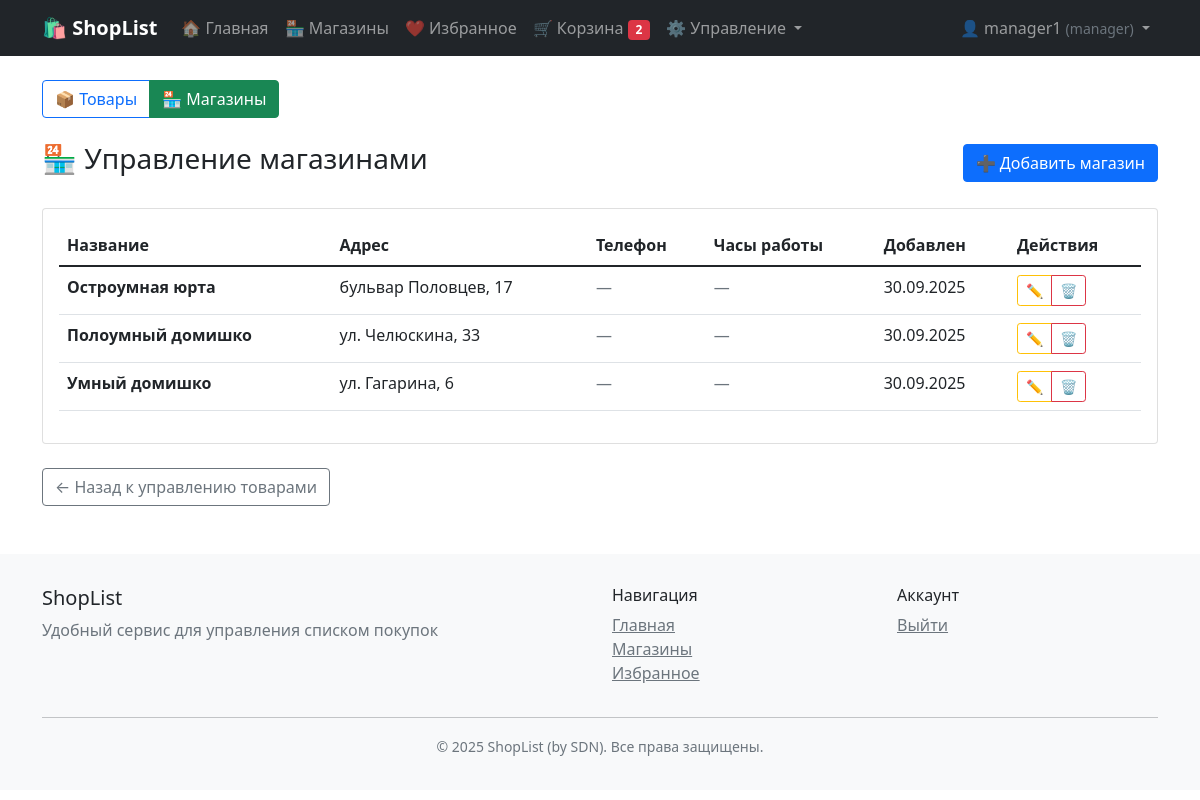
The app's page /shops/manage/ (signed in) with its own data.
### users/models.py (models this page shows, shortened)
class CustomUser(AbstractUser):
    ROLE_CHOICES = [
        ('user', 'Пользователь'),
        ('manager', 'Менеджер'),
        ('admin', 'Администратор'),
    ]
    role = models.CharField(
        max_length=20,
        choices=ROLE_CHOICES,
        default='user',
        verbose_name="Роль"
    )
    class Meta:
        verbose_name = "Пользователь"
        verbose_name_plural = "Пользователи"

### products/models.py (models this page shows, shortened)
class Shop(models.Model):
    name = models.CharField(max_length=200, verbose_name='Название магазина')
    address = models.TextField(verbose_name='Адрес')
    phone = models.CharField(max_length=20, blank=True, verbose_name='Телефон')
    opening_hours = models.CharField(max_length=100, blank=True, verbose_name='Часы работы')
    latitude = models.FloatField(null=True, blank=True, verbose_name='Широта')
    longitude = models.FloatField(null=True, blank=True, verbose_name='Долгота')
    owner = models.ForeignKey(settings.AUTH_USER_MODEL, on_delete=models.CASCADE, verbose_name='Владелец',
                              related_name='shops')
    created_at = models.DateTimeField(auto_now_add=True)
    class Meta:
        verbose_name = 'Магазин'
        verbose_name_plural = 'Магазины'

### users/decorators.py (the view)
    def wrapper(request, *args, **kwargs):
        if not request.user.is_authenticated:
            return redirect('login')
        if not hasattr(request.user, 'role') or request.user.role not in ['manager', 'admin']:
            messages.error(request, 'У вас нет прав для доступа к этой странице.')
            return redirect('product_list')
        return view_func(request, *args, **kwargs)

### products/models.py (called while the page is built)
    def total_items(self):
        return sum(item.quantity for item in self.items.all())

### products/views.py (called while the page is built)
@login_required
@manager_required
def shop_manage(request):
    shops = Shop.objects.filter(owner=request.user).order_by('-created_at')
    return render(request, 'products/shop_manage.html', {'shops': shops})

### templates/products/shop_manage.html (shortened to what this page needs)
{% extends 'base.html' %}
{% block content %}
<div class="container mt-4">
    <div class="mb-4">
        <div class="btn-group">
            <a href="{% url 'product_manage' %}" class="btn btn-outline-primary">📦 Товары</a>
            <a href="{% url 'shop_manage' %}" class="btn btn-outline-success active">🏪 Магазины</a>
        </div>
    </div>
    <div class="d-flex justify-content-between align-items-center mb-4">
        <h1 class="h3">🏪 Управление магазинами</h1>
        <a href="{% url 'shop_add' %}" class="btn btn-primary">
            ➕ Добавить магазин
        </a>
    </div>
    {% if shops %}
    <div class="card">
        <div class="card-body">
            <div class="table-responsive">
                <table class="table table-hover">
                    <thead>
                        <tr>
                            <th>Название</th>
                            <th>Адрес</th>
                            <th>Телефон</th>
                            <th>Часы работы</th>
                            <th>Добавлен</th>
                            <th>Действия</th>
                        </tr>
                    </thead>
                    <tbody>
                        {% for shop in shops %}
                        <tr>
                            <td>
                                <strong>{{ shop.name }}</strong>
                            </td>
                            <td>{{ shop.address|truncatewords:5 }}</td>
                            <td>
                                {% if shop.phone %}
                                    {{ shop.phone }}
                                {% else %}
                                    <span class="text-muted">—</span>
                                {% endif %}
                            </td>
                            <td>
                                {% if shop.opening_hours %}
                                    {{ shop.opening_hours }}
                                {% else %}
                                    <span class="text-muted">—</span>
                                {% endif %}
                            </td>
                            <td>{{ shop.created_at|date:"d.m.Y" }}</td>
                            <td>
                                <div class="btn-group btn-group-sm">
                                    <a href="{% url 'shop_edit' shop.id %}" class="btn btn-outline-warning" title="Редактировать">
                                        ✏️
                                    </a>
                                    <a href="{% url 'shop_delete' shop.id %}" class="btn btn-outline-danger" title="Удалить">
                                        🗑️
                                    </a>
                                </div>
                            </td>
                        </tr>
                        {% endfor %}
                    </tbody>
                </table>
            </div>
        </div>
    </div>
    {% endif %}
    <div class="mt-4">
        <a href="{% url 'product_manage' %}" class="btn btn-outline-secondary">
            ← Назад к управлению товарами
        </a>
    </div>
</div>
{% endblock %}

### templates/base.html (shortened to what this page needs)
<!DOCTYPE html>
<html lang="ru">
<head>
    <link href="https://cdn.jsdelivr.net/npm/bootstrap@5.1.3/dist/css/bootstrap.min.css" rel="stylesheet">
    <link rel="stylesheet" href="https://cdn.jsdelivr.net/npm/bootstrap-icons@1.7.2/font/bootstrap-icons.css">
</head>
<body>
    <nav class="navbar navbar-expand-lg navbar-dark bg-dark">
        <div class="container">
            <a class="navbar-brand" href="{% url 'product_list' %}">
                🛍️ ShopList
            </a>
            <div class="collapse navbar-collapse" id="navbarNav">
                <ul class="navbar-nav me-auto">
                    <li class="nav-item">
                        <a class="nav-link" href="{% url 'product_list' %}">
                            🏠 Главная
                        </a>
                    </li>
                    <li class="nav-item">
                        <a class="nav-link" href="{% url 'shop_list' %}">
                            🏪 Магазины
                        </a>
                    </li>
                    {% if user.is_authenticated %}
                    <li class="nav-item">
                        <a class="nav-link" href="{% url 'favorite_list' %}">
                            ❤️ Избранное
                        </a>
                    </li>
                    <li class="nav-item">
                        <a class="nav-link" href="{% url 'cart_view' %}">
                            🛒 Корзина
                            {% if user.is_authenticated %}
                                {% with user.cart.total_items as cart_count %}
                                    {% if cart_count > 0 %}
                                        <span class="badge bg-danger">{{ cart_count }}</span>
                                    {% endif %}
                                {% endwith %}
                            {% endif %}
                        </a>
                    </li>
                    {% if user.role == 'manager' or user.role == 'admin' %}
                    <li class="nav-item dropdown">
                        <a class="nav-link dropdown-toggle" href="#" id="navbarDropdown" role="button" data-bs-toggle="dropdown">
                            ⚙️ Управление
                        </a>
                    </li>
                    {% endif %}
                    {% endif %}
                </ul>
                <ul class="navbar-nav">
                    {% if user.is_authenticated %}
                    <li class="nav-item dropdown">
                        <a class="nav-link dropdown-toggle" href="#" id="userDropdown" role="button" data-bs-toggle="dropdown">
                            👤 {{ user.username }}
                            {% if user.role %}
                            <small class="text-muted">({{ user.role }})</small>
                            {% endif %}
                        </a>
                    </li>
                    {% endif %}
                </ul>
            </div>
        </div>
    </nav>
    <main>
        {% block content %}
        {% endblock %}
    </main>
    <footer class="footer mt-5">
        <div class="container">
            <div class="row">
                <div class="col-md-6">
                    <h5>ShopList</h5>
                    <p class="text-muted">Удобный сервис для управления списком покупок</p>
                </div>
                <div class="col-md-3">
                    <h6>Навигация</h6>
                    <ul class="list-unstyled">
                        <li><a href="{% url 'product_list' %}" class="text-muted">Главная</a></li>
                        <li><a href="{% url 'shop_list' %}" class="text-muted">Магазины</a></li>
                        {% if user.is_authenticated %}
                        <li><a href="{% url 'favorite_list' %}" class="text-muted">Избранное</a></li>
                        {% endif %}
                    </ul>
                </div>
                <div class="col-md-3">
                    <h6>Аккаунт</h6>
                    <ul class="list-unstyled">
                        {% if user.is_authenticated %}
                        <li><a href="{% url 'logout' %}" class="text-muted">Выйти</a></li>
                        {% else %}
                        <li><a href="{% url 'login' %}" class="text-muted">Войти</a></li>
                        <li><a href="{% url 'register' %}" class="text-muted">Регистрация</a></li>
                        {% endif %}
                    </ul>
                </div>
            </div>
            <hr>
            <div class="text-center text-muted">
                <small>&copy; 2025 ShopList (by SDN). Все права защищены.</small>
            </div>
        </div>
    </footer>
</body>
</html>

### templates/base.html (style rules this page uses)
.navbar-brand { font-weight: bold; }
.footer { background-color: #f8f9fa; padding: 2rem 0; margin-top: 3rem; }

### records on screen
CustomUser: username "manager1", role "manager"
Shop: name "Остроумная юрта", address "бульвар Половцев, 17", created_at "30.09.2025"
Shop: name "Полоумный домишко", address "ул. Челюскина, 33", created_at "30.09.2025"
Shop: name "Умный домишко", address "ул. Гагарина, 6", created_at "30.09.2025"

### other values on screen
{{ cart_count }} "2"
